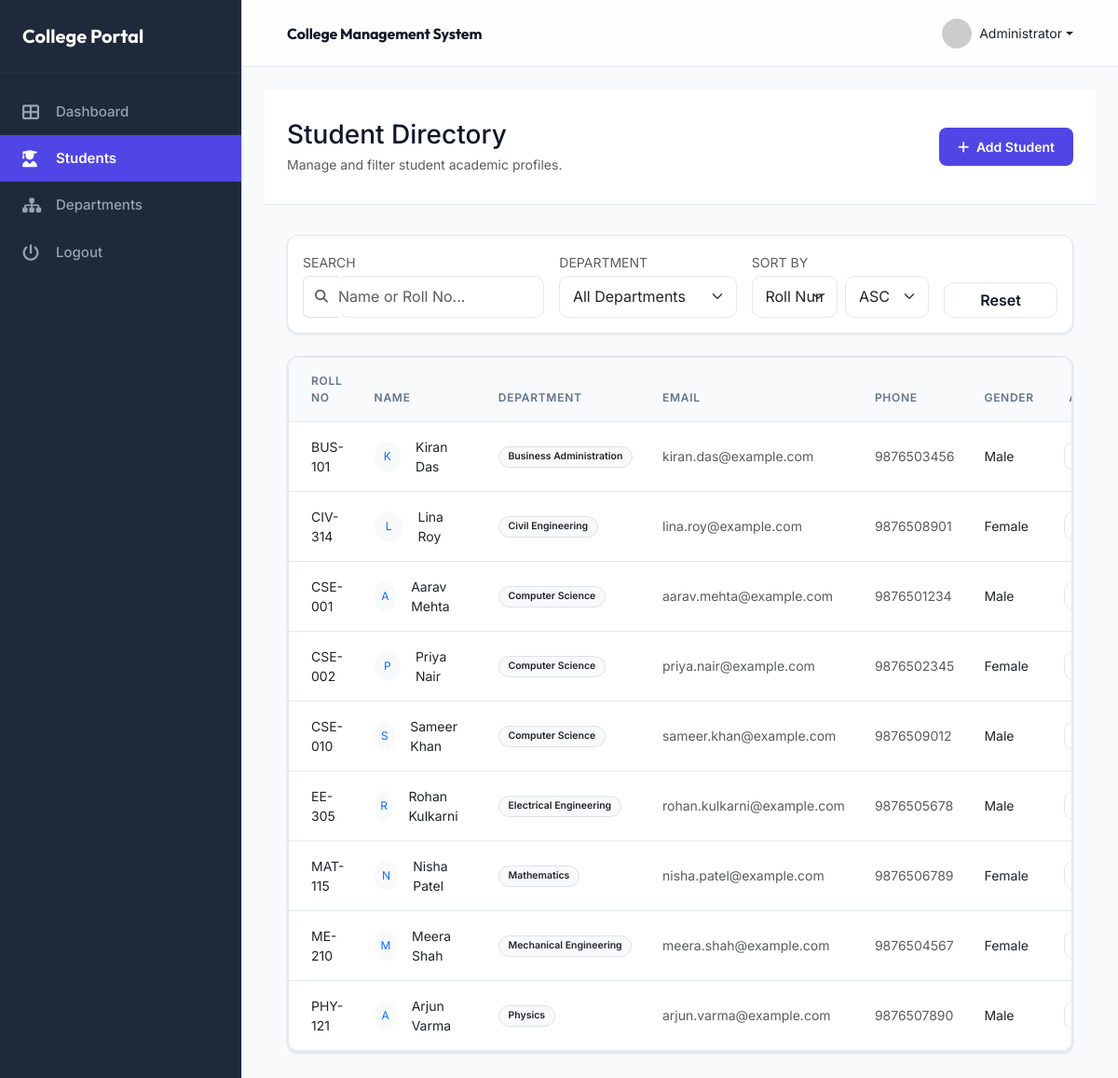
Screenshot of /01_college_mgmt/view_students.php (signed in) with the database file from the repository.
### tables this page shows
CREATE TABLE IF NOT EXISTS students (
    id INT AUTO_INCREMENT PRIMARY KEY,
    name VARCHAR(100) NOT NULL,
    roll_no VARCHAR(20) NOT NULL UNIQUE,
    dept_id INT NOT NULL,
    email VARCHAR(100),
    phone VARCHAR(20),
    gender ENUM('Male', 'Female', 'Other'),
    created_at TIMESTAMP DEFAULT CURRENT_TIMESTAMP,
    FOREIGN KEY (dept_id) REFERENCES departments(id) ON DELETE CASCADE
);

CREATE TABLE IF NOT EXISTS departments (
    id INT AUTO_INCREMENT PRIMARY KEY,
    dept_name VARCHAR(100) NOT NULL UNIQUE,
    created_at TIMESTAMP DEFAULT CURRENT_TIMESTAMP
);

### 01_college_mgmt/view_students.php (the view, shortened to what this page needs)
<?php
include 'includes/header.php';
include 'includes/sidebar.php';
require_once 'config.php';
$search = isset($_GET['search']) ? trim($_GET['search']) : '';
$sort = isset($_GET['sort']) ? $_GET['sort'] : 'roll_no';
$order = isset($_GET['order']) && $_GET['order'] == 'desc' ? 'DESC' : 'ASC';
$where_sql = "";
$allowed_sort = ['roll_no', 'name', 'dept_name'];
$sort_by = in_array($sort, $allowed_sort) ? $sort : 'roll_no';
$query = "SELECT students.*, departments.dept_name
          FROM students
          LEFT JOIN departments ON students.dept_id = departments.id
          $where_sql
          ORDER BY $sort_by $order";
$result = $conn->query($query);
?>
<div class="executive-header">
    <div class="d-flex justify-content-between align-items-center">
        <div>
            <h1 class="outfit fw-700 h3 mb-1">Student Directory</h1>
            <p class="text-muted small mb-0">Manage and filter student academic profiles.</p>
        </div>
        <div class="d-flex gap-2">
            <a href="add.php" class="btn btn-primary btn-sm px-3">
                <i class="fas fa-plus me-1"></i> Add Student
            </a>
        </div>
    </div>
</div>
<div class="container-fluid">
    <div class="card mb-4 border-0 shadow-sm">
        <div class="card-body p-3">
            <form action="" method="get" class="row g-3 align-items-end no-print">
                <div class="col-md-4">
                    <label class="form-label small fw-600 text-muted mb-1">SEARCH</label>
                    <div class="input-group">
                        <span class="input-group-text bg-white border-end-0 text-muted"><i class="fas fa-search small"></i></span>
                        <input type="text" name="search" class="form-control border-start-0 ps-0" placeholder="Name or Roll No..." value="<?php echo htmlspecialchars($search); ?>">
                    </div>
                </div>
                <div class="col-md-3">
                    <label class="form-label small fw-600 text-muted mb-1">DEPARTMENT</label>
                    <select name="dept_filter" class="form-select" onchange="this.form.submit()">
                        <option value="">All Departments</option>
                    </select>
                </div>
                <div class="col-md-3">
                    <label class="form-label small fw-600 text-muted mb-1">SORT BY</label>
                    <div class="d-flex gap-2">
                        <select name="sort" class="form-select flex-grow-1" onchange="this.form.submit()">
                            <option value="roll_no" <?php echo ($sort == 'roll_no') ? 'selected' : ''; ?>>Roll Number</option>
                        </select>
                        <select name="order" class="form-select w-auto" style="min-width: 90px;" onchange="this.form.submit()">
                            <option value="asc" <?php echo ($order == 'ASC') ? 'selected' : ''; ?>>ASC</option>
                        </select>
                    </div>
                </div>
                <div class="col-md-2 d-grid">
                    <a href="view_students.php" class="btn btn-light border text-muted fw-600">Reset</a>
                </div>
            </form>
        </div>
    </div>
    <div class="card overflow-hidden">
        <div class="table-responsive">
            <table class="table table-hover align-middle">
                <thead>
                    <tr>
                        <th class="ps-4">Roll No</th>
                        <th>Name</th>
                        <th>Department</th>
                        <th>Email</th>
                        <th>Phone</th>
                        <th>Gender</th>
                        <th class="pe-4 no-print text-center">Actions</th>
                    </tr>
                </thead>
                <tbody>
                    <?php if ($result && $result->num_rows > 0): ?>
                        <?php while($row = $result->fetch_assoc()): ?>
                            <tr>
                                <td class="ps-4 fw-600"><?php echo htmlspecialchars($row['roll_no']); ?></td>
                                <td>
                                    <div class="d-flex align-items-center">
                                        <div class="avatar-sm me-3 bg-light rounded-circle d-flex align-items-center justify-content-center text-primary fw-700" style="width: 32px; height: 32px; font-size: 0.75rem;">
                                            <?php echo strtoupper(substr($row['name'], 0, 1)); ?>
                                        </div>
                                        <?php echo htmlspecialchars($row['name']); ?>
                                    </div>
                                </td>
                                <td><span class="badge bg-light text-dark border"><?php echo htmlspecialchars($row['dept_name']); ?></span></td>
                                <td class="text-muted"><?php echo htmlspecialchars($row['email']); ?></td>
                                <td class="text-muted"><?php echo htmlspecialchars($row['phone']); ?></td>
                                <td><?php echo htmlspecialchars($row['gender']); ?></td>
                                <td class="pe-4 no-print text-center">
                                    <div class="d-flex justify-content-center gap-2">
                                        <a href="edit.php?id=<?php echo $row['id']; ?>" class="btn btn-sm btn-light border" title="Edit Profile"><i class="fas fa-edit text-primary"></i></a>
                                    </div>
                                </td>
                            </tr>
                        <?php endwhile; ?>
                    <?php else: ?>
                        <tr><td colspan="7" class="text-center py-5 text-muted">No student profiles match your search criteria.</td></tr>
                    <?php endif; ?>
                </tbody>
            </table>
        </div>
    </div>
</div>
<?php include 'includes/footer.php'; ?>

### 01_college_mgmt/assets/css/style.css (style rules this page uses)
:root { --primary: #4f46e5; --primary-hover: #4338ca; --bg-main: #f8fafc; --bg-white: #ffffff; --sidebar-bg: #1e293b; --text-main: #0f172a; --text-muted: #64748b; --border-color: #e2e8f0; --shadow-sm: 0 1px 3px 0 rgb(0 0 0 / 0.1), 0 1px 2px -1px rgb(0 0 0 / 0.1); --shadow-md: 0 4px 6px -1px rgb(0 0 0 / 0.1), 0 2px 4px -2px rgb(0 0 0 / 0.1); --sidebar-width: 260px; --nav-height: 70px; --transition: all 0.3s cubic-bezier(0.4, 0, 0.2, 1); }
* { box-sizing: border-box; }
body { background-color: var(--bg-main); color: var(--text-main); font-family: 'Inter', system-ui, -apple-system, sans-serif; margin: 0; padding: 0; -webkit-font-smoothing: antialiased; overflow-x: hidden; }
.container-fluid { padding-left: 1.5rem !important; padding-right: 1.5rem !important; }
.card { background: var(--bg-white) !important; border: 1px solid var(--border-color) !important; border-radius: 12px !important; box-shadow: var(--shadow-sm) !important; transition: var(--transition); margin-bottom: 1.5rem; }
.table-responsive { border-radius: 12px; border: 1px solid var(--border-color); background: var(--bg-white); overflow: hidden; box-shadow: var(--shadow-sm); }
.table { margin-bottom: 0; color: var(--text-main); }
.table thead th { background: var(--bg-main); padding: 1rem; font-size: 0.75rem; font-weight: 600; text-transform: uppercase; color: var(--text-muted); border-bottom: 1px solid var(--border-color); }
.table td { padding: 1rem; border-bottom: 1px solid var(--border-color); font-size: 0.875rem; }
.btn-primary { background: var(--primary) !important; border: none !important; padding: 0.625rem 1.25rem !important; font-weight: 600 !important; border-radius: 8px !important; transition: var(--transition); }
:root { --primary: #4f46e5; --primary-600: #4338ca; --primary-50: #eef2ff; --bg-main: #f8fafc; --surface: #ffffff; --surface-muted: #f1f5f9; --text-main: #0f172a; --text-muted: #64748b; --border-color: #e2e8f0; --shadow-sm: 0 1px 2px rgba(15, 23, 42, 0.04), 0 1px 3px rgba(15, 23, 42, 0.08); --shadow-md: 0 12px 24px rgba(15, 23, 42, 0.08); --sidebar-width: 260px; --nav-height: 72px; --radius-lg: 16px; --radius-md: 12px; --radius-sm: 10px; --transition: all 0.25s ease; }
a { color: inherit; text-decoration: none; }
.card { background: var(--surface) !important; border: 1px solid var(--border-color) !important; border-radius: var(--radius-lg) !important; box-shadow: var(--shadow-sm) !important; transition: var(--transition); margin-bottom: 1.5rem; }
.table-responsive { border-radius: var(--radius-lg); border: 1px solid var(--border-color); background: var(--surface); overflow: hidden; box-shadow: var(--shadow-sm); }
.table thead th { background: var(--surface-muted); padding: 0.9rem 1rem; font-size: 0.72rem; font-weight: 700; text-transform: uppercase; letter-spacing: 0.06em; color: var(--text-muted); border-bottom: 1px solid var(--border-color); }
.table td { padding: 0.9rem 1rem; border-bottom: 1px solid var(--border-color); font-size: 0.9rem; }
.form-control, .form-select { border-radius: var(--radius-sm) !important; border-color: var(--border-color) !important; padding: 0.6rem 0.85rem; box-shadow: none !important; }
.btn-primary { background: var(--primary) !important; border: none !important; padding: 0.6rem 1.25rem !important; font-weight: 600 !important; border-radius: var(--radius-sm) !important; transition: var(--transition); }
.btn-light, .btn-link, .btn-teal, .btn-magenta, .btn-navy, .btn-gold, .btn-yellow, .btn-purple, .btn-danger { border-radius: var(--radius-sm) !important; border: 1px solid var(--border-color) !important; background: var(--surface) !important; color: var(--text-main) !important; font-weight: 600 !important; transition: var(--transition); }
.badge { border-radius: 999px; font-weight: 600; padding: 0.35rem 0.6rem; }
.executive-header { background: #fff; padding: 2rem 1.5rem; border-bottom: 1px solid var(--border-color); margin-bottom: 2rem; }
.card { background: #fff !important; border: 1px solid var(--border-color) !important; border-radius: 12px !important; box-shadow: var(--shadow-sm) !important; transition: var(--transition); margin-bottom: 1.5rem; }
.table-responsive { border-radius: 12px; border: 1px solid var(--border-color); background: #fff; overflow: hidden; }
.table { margin-bottom: 0; }
.table thead th { background: #f8fafc; padding: 1rem; font-size: 0.75rem; font-weight: 600; text-transform: uppercase; color: var(--text-muted); border-bottom: 1px solid var(--border-color); }

### rows the page displays
students: roll_no "BUS-101", name "K", name "Kiran Das", dept.dept_name "Business Administration", email "kiran.das@example.com", phone "9876503456", gender "Male"
students: roll_no "CIV-314", name "L", name "Lina Roy", dept.dept_name "Civil Engineering", email "lina.roy@example.com", phone "9876508901", gender "Female"
students: roll_no "CSE-001", name "A", name "Aarav Mehta", dept.dept_name "Computer Science", email "aarav.mehta@example.com", phone "9876501234", gender "Male"
students: roll_no "CSE-002", name "P", name "Priya Nair", dept.dept_name "Computer Science", email "priya.nair@example.com", phone "9876502345", gender "Female"
students: roll_no "CSE-010", name "S", name "Sameer Khan", dept.dept_name "Computer Science", email "sameer.khan@example.com", phone "9876509012", gender "Male"
students: roll_no "EE-305", name "R", name "Rohan Kulkarni", dept.dept_name "Electrical Engineering", email "rohan.kulkarni@example.com", phone "9876505678", gender "Male"
students: roll_no "MAT-115", name "N", name "Nisha Patel", dept.dept_name "Mathematics", email "nisha.patel@example.com", phone "9876506789", gender "Female"
students: roll_no "ME-210", name "M", name "Meera Shah", dept.dept_name "Mechanical Engineering", email "meera.shah@example.com", phone "9876504567", gender "Female"
students: roll_no "PHY-121", name "A", name "Arjun Varma", dept.dept_name "Physics", email "arjun.varma@example.com", phone "9876507890", gender "Male"
